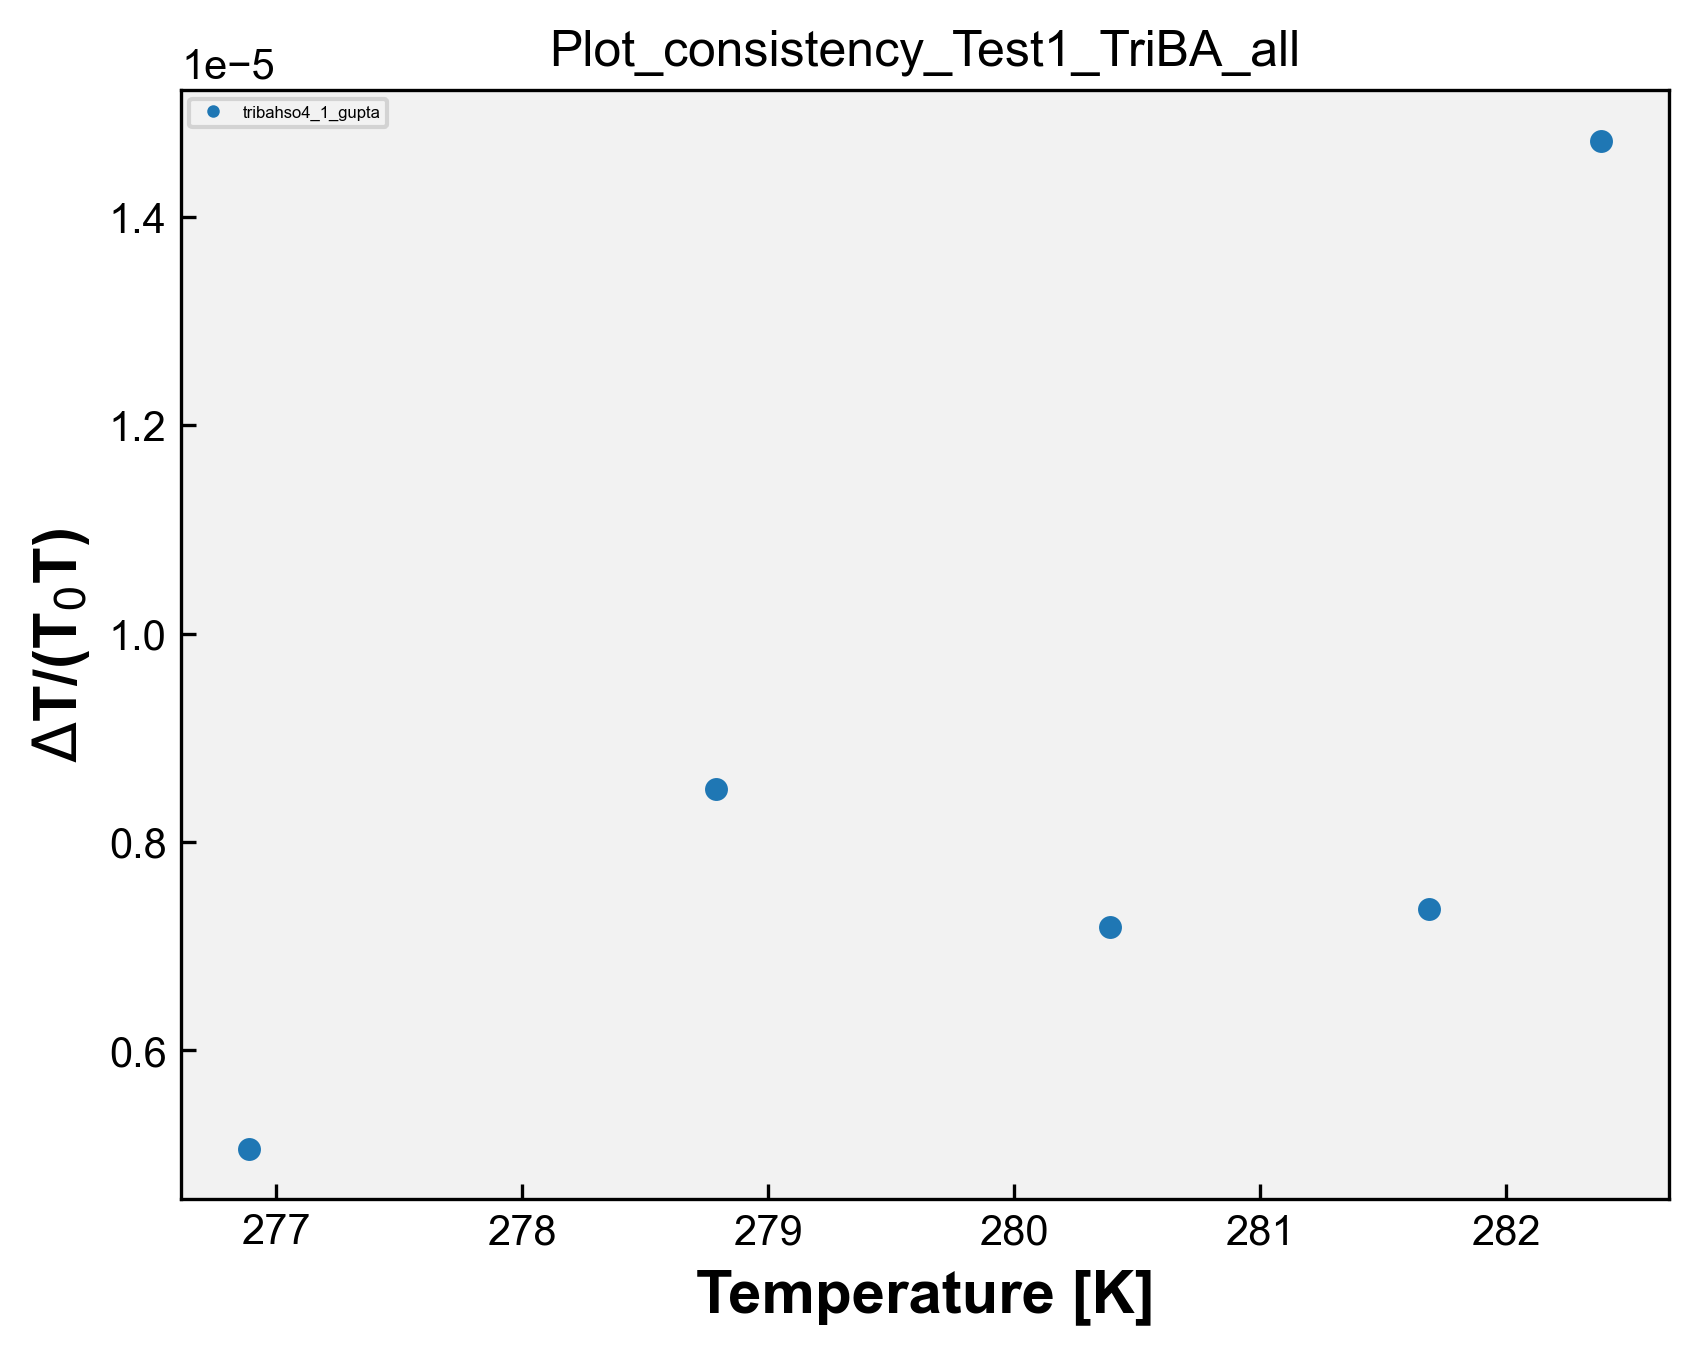

This figure's Python source:
# Plot_consistency - TriBA 
import matplotlib.pyplot as plt
import matplotlib
from matplotlib.font_manager import FontProperties
import pandas as pd
import numpy as np
import openpyxl
import os 

matplotlib.rcParams['font.family'] = "Arial" # change the default font # mudança da fonte 
matplotlib.rcParams['xtick.direction'] = 'in' # change the ticks direction # mudança da direção dos marcadores ao longo dos eixos de um gráfico que indicam valores específicos 
matplotlib.rcParams['ytick.direction'] = 'in'
font = FontProperties() # cria uma instância de propriedades de fontes, tamanho, estilo e família
font.set_family('sans-serif') # 'serif', 'sans-serif', 'cursive', 'fantasy', or 'monospace' # família da fonte 
font.set_name('Arial') # nome da fonte 
font.set_weight('bold') # 'ultralight', 'light', 'normal', 'regular', 'book', 'medium', 'roman', 'semibold', 'demibold', 'demi', 'bold', 'heavy', 'extra bold', 'black' # peso da fonte 
font.set_style('normal') #'normal', 'italic' or 'oblique' # estilo da fonte, negrito, itálico, normal, etc 
font.set_size('x-large') # xx-small', 'x-small', 'small', 'medium', 'large', 'x-large', 'xx-large' # tamanho da fonte 
plt.rcParams['figure.dpi'] = 300 # resolução padrão para as figuras exibidas na tela 
plt.rcParams['savefig.dpi'] = 300 # resolução padrão para as figuras salvas em arquivos PNG, PDF ou SVG 
opt = {'fillstyle':'full','markersize':5,'markeredgewidth':0.5} # aparência dos marcadores, fillstyle: full - estilo de preenchimento markersize: 5 - tamanho do marcador markeredgewidth: 0.5 largura da borda do marcador 
plt.rcParams['figure.facecolor'] = (1.0,1.0,1.0,0.0) # cor de fundo da figura como transparente 
plt.rcParams['axes.facecolor'] = '0.95' # cor de fundo dos eixos como uma tonalidade de cinza claro 
#plt.rcParams['figure.figsize'] = (4,4) # tamanho da figura padrão em polegadas 


caminho_arquivo = 'TriBA.xlsx' # caminho do arquivo de DMA 
wb = openpyxl.load_workbook(caminho_arquivo) # ler dados de abas individuais do arquivo Excel sem abrir e fechar repetidamente, mantém aberto. Mais eficiente se você precisa ler dados de várias abas do arquivo. Lista com os nomes de todas as abas do arquivo Excel.
# load_workbook é a função usada para carregar o arquvio Excel

dados_coluna_C_array = [] # matriz para guardar os dados da coluna C de todas as sheet
dados_coluna_I_array = [] # matriz para guardar os dados da coluna I de todas as sheet

nomes_abas = []

for i in wb.sheetnames: # para i dentro da lista wb com os nomes de todas as abas
    nome_aba = wb[i] # obtém o nome da aba na posição i na lista wb, que contém os nomes de todas as abas
    nome_aba_split = nome_aba.title.split("_") # nome_aba é o nome completo da aba. nome_aba.title converte o nome da aba para o formato de título. split("_ ") divide o nome da aba em duas partes usando o caractere "_ "
    if len(nome_aba_split) > 2: # se o nome da aba contiver mais de duas partes 
        nome_aba_split.insert(2, "wt%") # insere wt% entre a segunda e a terceira partes do nome da aba 
        nome_aba_final = "_".join(nome_aba_split) # junta as partes do nome da aba de volta com "_"
        print('nome_aba_final', nome_aba_final)
        nomes_abas.append(nome_aba_final) # adiciona o nome modificado _a lista de nomes das abas 
    else:
        nomes_abas.append(nome_aba.title) # nome da aba não tiver mais de duas partes, adiciona o nome completo da aba à lista nomes_abas (usada na legenda)

    dados_coluna_C = [] # abre uma lista para os dados da coluna C da sheet 
    dados_coluna_I = [] # abre uma lista para os dados da coluna I da sheet

    for j in nome_aba.iter_rows(min_row=2, values_only=True): # iter_rows: permite iterar sobre as linhas dessa aba # min_row=2: especifica a primeira linha a ser considerada, nesse caso, começa na segunda linha, pois a primeira linha geralmente contém os cabeçalhos das colunas # values_only=True: indica que queremos obter apenas os valores das células, sem incluir informações adicionais como formatação, fórmulas ou estilos. 
        dados_coluna_C.append(j[3])
        dados_coluna_I.append(j[10])

    dados_coluna_C_array.append(dados_coluna_C)
    dados_coluna_I_array.append(dados_coluna_I)

print('dados_C', dados_coluna_C_array)
print('dados_I', dados_coluna_I_array)

# Plotagem dos dados:

symbols = ['o', 's', '^', 'D', 'v', '>', '<', 'P', 'X', 'H']  # Exemplos de símbolos

# Vetor de cores
colors = ['#1f77b4', '#ff7f0e', '#2ca02c', '#d62728', '#9467bd', '#8c564b', '#e377c2', '#7f7f7f', '#bcbd22', '#17becf']  # Exemplos de cores

for i in range(len(dados_coluna_C_array)):
    x = dados_coluna_C_array[i]
    y = dados_coluna_I_array[i]
    print('x', x)
    print('y', y)
    symbol=symbols[i]
    color=colors[i]
    plt.plot(x, y, marker=symbol, markersize=opt['markersize'], markeredgewidth=opt['markeredgewidth'], fillstyle=opt['fillstyle'], color=color, linestyle='none')

plt.legend(nomes_abas, loc='upper left', fontsize=4, markerscale=0.5)
plt.xlabel('Temperature [K]',fontproperties=font)
plt.ylabel('$\Delta$T/(T$_0$T)',fontproperties=font)
#plt.legend(loc="upper left")

nome_arquivo_python = os.path.basename(__file__) # obter o nome do arquivo python atual
nome_arquivo_sem_extensao = os.path.splitext(nome_arquivo_python)[0] # obter o nome do arquivo sem extensão # [0] vai acessar o primeiro elemento da tupla retornado por path.splitext

plt.title(nome_arquivo_sem_extensao)

plt.savefig(f'{nome_arquivo_sem_extensao}.png',format='png',bbox_inches='tight',
                dpi=300,transparent=False)
plt.show()
